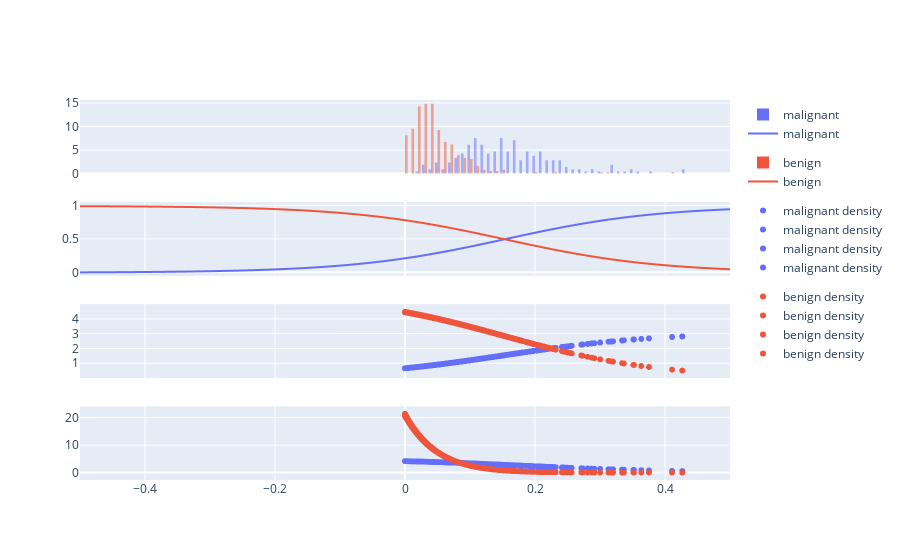

The code cell stored with this chart in its notebook:
### Code cell
fig.add_traces(fig_fitted_densities2.data, rows=4, cols=1)

### Figure 1 — Plotly figure (JSON) as saved in the notebook; plotly's stock layout.template omitted (floating-point values rounded to 4 significant figures; data arrays with more than 128 entries replaced by an {"elided": "..."} marker saying what was removed)
{"data": [{"alignmentgroup": "True", "bingroup": "x", "histnorm": "probability density", "hovertemplate": "target=malignant<br>mean concavity=%{x}<br>probability density=%{y}<extra></extra>", "legendgroup": "malignant", "marker": {"color": "#636efa", "opacity": 0.5, "pattern": {"shape": ""}}, "name": "malignant", "nbinsx": 80, "offsetgroup": "malignant", "orientation": "v", "showlegend": true, "type": "histogram", "x": {"elided": "212 float values"}, "xaxis": "x", "yaxis": "y"}, {"alignmentgroup": "True", "bingroup": "x", "histnorm": "probability density", "hovertemplate": "target=benign<br>mean concavity=%{x}<br>probability density=%{y}<extra></extra>", "legendgroup": "benign", "marker": {"color": "#EF553B", "opacity": 0.5, "pattern": {"shape": ""}}, "name": "benign", "nbinsx": 80, "offsetgroup": "benign", "orientation": "v", "showlegend": true, "type": "histogram", "x": {"elided": "357 float values"}, "xaxis": "x", "yaxis": "y"}, {"hovertemplate": "variable=malignant<br>mean concavity=%{x}<br>value=%{y}<extra></extra>", "legendgroup": "malignant", "line": {"color": "#636efa", "dash": "solid"}, "marker": {"symbol": "circle"}, "mode": "lines", "name": "malignant", "showlegend": true, "type": "scattergl", "x": {"elided": "1001 float values"}, "xaxis": "x2", "y": {"elided": "1001 float values"}, "yaxis": "y2"}, {"hovertemplate": "variable=benign<br>mean concavity=%{x}<br>value=%{y}<extra></extra>", "legendgroup": "benign", "line": {"color": "#EF553B", "dash": "solid"}, "marker": {"symbol": "circle"}, "mode": "lines", "name": "benign", "showlegend": true, "type": "scattergl", "x": {"elided": "1001 float values"}, "xaxis": "x2", "y": {"elided": "1001 float values"}, "yaxis": "y2"}, {"hovertemplate": "variable=malignant density<br>mean concavity=%{x}<br>value=%{y}<extra></extra>", "legendgroup": "malignant density", "marker": {"color": "#636efa", "symbol": "circle"}, "mode": "markers", "name": "malignant density", "showlegend": true, "type": "scattergl", "x": {"elided": "569 float values"}, "xaxis": "x3", "y": {"elided": "569 float values"}, "yaxis": "y3"}, {"hovertemplate": "variable=benign density<br>mean concavity=%{x}<br>value=%{y}<extra></extra>", "legendgroup": "benign density", "marker": {"color": "#EF553B", "symbol": "circle"}, "mode": "markers", "name": "benign density", "showlegend": true, "type": "scattergl", "x": {"elided": "569 float values"}, "xaxis": "x3", "y": {"elided": "569 float values"}, "yaxis": "y3"}, {"hovertemplate": "variable=malignant density<br>mean concavity=%{x}<br>value=%{y}<extra></extra>", "legendgroup": "malignant density", "marker": {"color": "#636efa", "symbol": "circle"}, "mode": "markers", "name": "malignant density", "showlegend": true, "type": "scattergl", "x": {"elided": "569 float values"}, "xaxis": "x4", "y": {"elided": "569 float values"}, "yaxis": "y4"}, {"hovertemplate": "variable=benign density<br>mean concavity=%{x}<br>value=%{y}<extra></extra>", "legendgroup": "benign density", "marker": {"color": "#EF553B", "symbol": "circle"}, "mode": "markers", "name": "benign density", "showlegend": true, "type": "scattergl", "x": {"elided": "569 float values"}, "xaxis": "x4", "y": {"elided": "569 float values"}, "yaxis": "y4"}, {"hovertemplate": "variable=malignant density<br>mean concavity=%{x}<br>value=%{y}<extra></extra>", "legendgroup": "malignant density", "marker": {"color": "#636efa", "symbol": "circle"}, "mode": "markers", "name": "malignant density", "showlegend": true, "type": "scattergl", "x": {"elided": "569 float values"}, "xaxis": "x3", "y": {"elided": "569 float values"}, "yaxis": "y3"}, {"hovertemplate": "variable=benign density<br>mean concavity=%{x}<br>value=%{y}<extra></extra>", "legendgroup": "benign density", "marker": {"color": "#EF553B", "symbol": "circle"}, "mode": "markers", "name": "benign density", "showlegend": true, "type": "scattergl", "x": {"elided": "569 float values"}, "xaxis": "x3", "y": {"elided": "569 float values"}, "yaxis": "y3"}, {"hovertemplate": "variable=malignant density<br>mean concavity=%{x}<br>value=%{y}<extra></extra>", "legendgroup": "malignant density", "marker": {"color": "#636efa", "symbol": "circle"}, "mode": "markers", "name": "malignant density", "showlegend": true, "type": "scattergl", "x": {"elided": "569 float values"}, "xaxis": "x4", "y": {"elided": "569 float values"}, "yaxis": "y4"}, {"hovertemplate": "variable=benign density<br>mean concavity=%{x}<br>value=%{y}<extra></extra>", "legendgroup": "benign density", "marker": {"color": "#EF553B", "symbol": "circle"}, "mode": "markers", "name": "benign density", "showlegend": true, "type": "scattergl", "x": {"elided": "569 float values"}, "xaxis": "x4", "y": {"elided": "569 float values"}, "yaxis": "y4"}], "layout": {"autosize": true, "xaxis": {"anchor": "y", "autorange": true, "domain": [0, 1], "matches": "x4", "range": [-0.5, 0.5], "showticklabels": false, "type": "linear"}, "xaxis2": {"anchor": "y2", "autorange": true, "domain": [0, 1], "matches": "x4", "range": [-0.5, 0.5], "showticklabels": false, "type": "linear"}, "xaxis3": {"anchor": "y3", "autorange": true, "domain": [0, 1], "matches": "x4", "range": [-0.5, 0.5], "showticklabels": false, "type": "linear"}, "xaxis4": {"anchor": "y4", "autorange": true, "domain": [0, 1], "range": [-0.5, 0.5], "type": "linear"}, "yaxis": {"anchor": "x", "autorange": true, "domain": [0.8063, 1], "range": [0, 15.63]}, "yaxis2": {"anchor": "x2", "autorange": true, "domain": [0.5375, 0.7312], "range": [-0.05119, 1.051], "type": "linear"}, "yaxis3": {"anchor": "x3", "autorange": true, "domain": [0.2687, 0.4625], "range": [-0.4054, 5.405], "type": "linear"}, "yaxis4": {"anchor": "x4", "autorange": true, "domain": [0, 0.1938], "range": [-4.926, 26.35], "type": "linear"}}}
